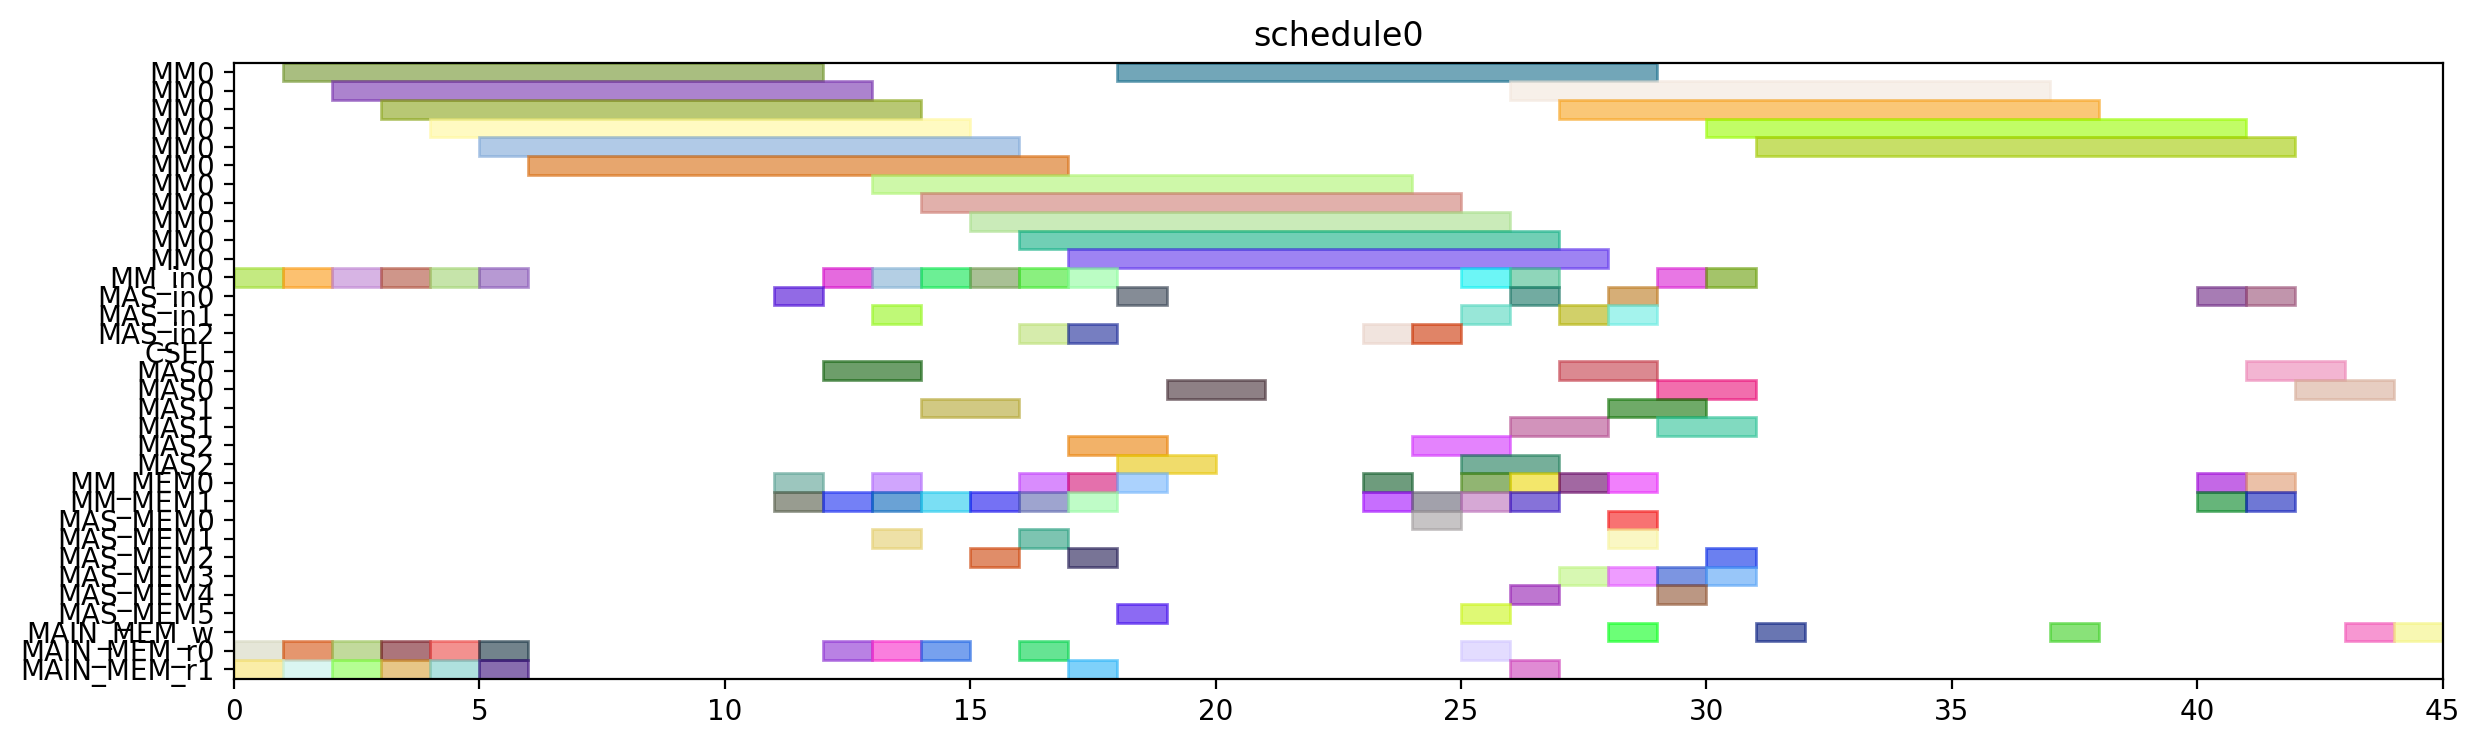

This chart was generated by the following Python code:
from pyschedule import Scenario, solvers, plotters, alt


def solve():
	horizon = 120
	S = Scenario("schedule0", horizon=horizon)

	# resource
	MM = S.Resources('MM', num=1, size=11)
	MM_in = S.Resources('MM_in', num=1)
	MAS_in = S.Resources('MAS_in', num=3)
	CSEL = S.Resource('CSEL')
	MAS = S.Resources('MAS', num=3, size=2, periods=range(1, horizon))
	MM_MEM = S.Resources('MM_MEM', num=2)
	MAS_MEM = S.Resources('MAS_MEM', num=6)
	MAIN_MEM_w = S.Resource('MAIN_MEM_w', size=1)
	MAIN_MEM_r = S.Resources('MAIN_MEM_r', num=2)

	# result of previous scheduling

	# new tasks
	t0 = S.Task('t0', length=11, delay_cost=1)
	t0 += alt(MM)
	t0_in = S.Task('t0_in', length=1, delay_cost=1)
	t0_in += alt(MM_in)
	S += t0_in*MM_in[0]<=t0*MM[0]
	t0_mem0 = S.Task('t0_mem0', length=1, delay_cost=1)
	t0_mem0 += MAIN_MEM_r[0]
	S += t0_mem0 <= t0

	t0_mem1 = S.Task('t0_mem1', length=1, delay_cost=1)
	t0_mem1 += MAIN_MEM_r[1]
	S += t0_mem1 <= t0

	t1 = S.Task('t1', length=11, delay_cost=1)
	t1 += alt(MM)
	t1_in = S.Task('t1_in', length=1, delay_cost=1)
	t1_in += alt(MM_in)
	S += t1_in*MM_in[0]<=t1*MM[0]
	t1_mem0 = S.Task('t1_mem0', length=1, delay_cost=1)
	t1_mem0 += MAIN_MEM_r[0]
	S += t1_mem0 <= t1

	t1_mem1 = S.Task('t1_mem1', length=1, delay_cost=1)
	t1_mem1 += MAIN_MEM_r[1]
	S += t1_mem1 <= t1

	t2 = S.Task('t2', length=11, delay_cost=1)
	t2 += alt(MM)
	t2_in = S.Task('t2_in', length=1, delay_cost=1)
	t2_in += alt(MM_in)
	S += t2_in*MM_in[0]<=t2*MM[0]
	t2_mem0 = S.Task('t2_mem0', length=1, delay_cost=1)
	t2_mem0 += MAIN_MEM_r[0]
	S += t2_mem0 <= t2

	t2_mem1 = S.Task('t2_mem1', length=1, delay_cost=1)
	t2_mem1 += MAIN_MEM_r[1]
	S += t2_mem1 <= t2

	t3 = S.Task('t3', length=11, delay_cost=1)
	t3 += alt(MM)
	t3_in = S.Task('t3_in', length=1, delay_cost=1)
	t3_in += alt(MM_in)
	S += t3_in*MM_in[0]<=t3*MM[0]
	t3_mem0 = S.Task('t3_mem0', length=1, delay_cost=1)
	t3_mem0 += MAIN_MEM_r[0]
	S += t3_mem0 <= t3

	t3_mem1 = S.Task('t3_mem1', length=1, delay_cost=1)
	t3_mem1 += MAIN_MEM_r[1]
	S += t3_mem1 <= t3

	t5 = S.Task('t5', length=11, delay_cost=1)
	t5 += alt(MM)
	t5_in = S.Task('t5_in', length=1, delay_cost=1)
	t5_in += alt(MM_in)
	S += t5_in*MM_in[0]<=t5*MM[0]
	t5_mem0 = S.Task('t5_mem0', length=1, delay_cost=1)
	t5_mem0 += MAIN_MEM_r[0]
	S += t5_mem0 <= t5

	t5_mem1 = S.Task('t5_mem1', length=1, delay_cost=1)
	t5_mem1 += MAIN_MEM_r[1]
	S += t5_mem1 <= t5

	t23 = S.Task('t23', length=11, delay_cost=1)
	t23 += alt(MM)
	t23_in = S.Task('t23_in', length=1, delay_cost=1)
	t23_in += alt(MM_in)
	S += t23_in*MM_in[0]<=t23*MM[0]
	t23_mem0 = S.Task('t23_mem0', length=1, delay_cost=1)
	t23_mem0 += MAIN_MEM_r[0]
	S += t23_mem0 <= t23

	t23_mem1 = S.Task('t23_mem1', length=1, delay_cost=1)
	t23_mem1 += MAIN_MEM_r[1]
	S += t23_mem1 <= t23

	t4 = S.Task('t4', length=2, delay_cost=1)
	t4 += alt(MAS)
	t4_in = S.Task('t4_in', length=1, delay_cost=1)
	t4_in += alt(MAS_in)
	S += t4_in*MAS_in[0]<=t4*MAS[0]

	S += t4_in*MAS_in[1]<=t4*MAS[1]

	S += t4_in*MAS_in[2]<=t4*MAS[2]

	t4_mem0 = S.Task('t4_mem0', length=1, delay_cost=1)
	t4_mem0 += alt(MM_MEM)
	S += (t3*MM[0])-1 < t4_mem0*MM_MEM[0]
	S += t4_mem0 <= t4

	t4_mem1 = S.Task('t4_mem1', length=1, delay_cost=1)
	t4_mem1 += alt(MM_MEM)
	S += (t3*MM[0])-1 < t4_mem1*MM_MEM[1]
	S += t4_mem1 <= t4

	t6 = S.Task('t6', length=2, delay_cost=1)
	t6 += alt(MAS)
	t6_in = S.Task('t6_in', length=1, delay_cost=1)
	t6_in += alt(MAS_in)
	S += t6_in*MAS_in[0]<=t6*MAS[0]

	S += t6_in*MAS_in[1]<=t6*MAS[1]

	S += t6_in*MAS_in[2]<=t6*MAS[2]

	t6_mem0 = S.Task('t6_mem0', length=1, delay_cost=1)
	t6_mem0 += alt(MM_MEM)
	S += (t5*MM[0])-1 < t6_mem0*MM_MEM[0]
	S += t6_mem0 <= t6

	t6_mem1 = S.Task('t6_mem1', length=1, delay_cost=1)
	t6_mem1 += alt(MM_MEM)
	S += (t5*MM[0])-1 < t6_mem1*MM_MEM[1]
	S += t6_mem1 <= t6

	t8 = S.Task('t8', length=11, delay_cost=1)
	t8 += alt(MM)
	t8_in = S.Task('t8_in', length=1, delay_cost=1)
	t8_in += alt(MM_in)
	S += t8_in*MM_in[0]<=t8*MM[0]
	t8_mem0 = S.Task('t8_mem0', length=1, delay_cost=1)
	t8_mem0 += MAIN_MEM_r[0]
	S += t8_mem0 <= t8

	t8_mem1 = S.Task('t8_mem1', length=1, delay_cost=1)
	t8_mem1 += alt(MM_MEM)
	S += (t2*MM[0])-1 < t8_mem1*MM_MEM[1]
	S += t8_mem1 <= t8

	t15 = S.Task('t15', length=11, delay_cost=1)
	t15 += alt(MM)
	t15_in = S.Task('t15_in', length=1, delay_cost=1)
	t15_in += alt(MM_in)
	S += t15_in*MM_in[0]<=t15*MM[0]
	t15_mem0 = S.Task('t15_mem0', length=1, delay_cost=1)
	t15_mem0 += MAIN_MEM_r[0]
	S += t15_mem0 <= t15

	t15_mem1 = S.Task('t15_mem1', length=1, delay_cost=1)
	t15_mem1 += alt(MM_MEM)
	S += (t2*MM[0])-1 < t15_mem1*MM_MEM[1]
	S += t15_mem1 <= t15

	t19 = S.Task('t19', length=2, delay_cost=1)
	t19 += alt(MAS)
	t19_in = S.Task('t19_in', length=1, delay_cost=1)
	t19_in += alt(MAS_in)
	S += t19_in*MAS_in[0]<=t19*MAS[0]

	S += t19_in*MAS_in[1]<=t19*MAS[1]

	S += t19_in*MAS_in[2]<=t19*MAS[2]

	t19_mem0 = S.Task('t19_mem0', length=1, delay_cost=1)
	t19_mem0 += alt(MM_MEM)
	S += (t0*MM[0])-1 < t19_mem0*MM_MEM[0]
	S += t19_mem0 <= t19

	t19_mem1 = S.Task('t19_mem1', length=1, delay_cost=1)
	t19_mem1 += alt(MM_MEM)
	S += (t0*MM[0])-1 < t19_mem1*MM_MEM[1]
	S += t19_mem1 <= t19

	t24 = S.Task('t24', length=2, delay_cost=1)
	t24 += alt(MAS)
	t24_in = S.Task('t24_in', length=1, delay_cost=1)
	t24_in += alt(MAS_in)
	S += t24_in*MAS_in[0]<=t24*MAS[0]

	S += t24_in*MAS_in[1]<=t24*MAS[1]

	S += t24_in*MAS_in[2]<=t24*MAS[2]

	t24_mem0 = S.Task('t24_mem0', length=1, delay_cost=1)
	t24_mem0 += alt(MM_MEM)
	S += (t23*MM[0])-1 < t24_mem0*MM_MEM[0]
	S += t24_mem0 <= t24

	t24_mem1 = S.Task('t24_mem1', length=1, delay_cost=1)
	t24_mem1 += alt(MM_MEM)
	S += (t23*MM[0])-1 < t24_mem1*MM_MEM[1]
	S += t24_mem1 <= t24

	t7 = S.Task('t7', length=11, delay_cost=1)
	t7 += alt(MM)
	t7_in = S.Task('t7_in', length=1, delay_cost=1)
	t7_in += alt(MM_in)
	S += t7_in*MM_in[0]<=t7*MM[0]
	t7_mem0 = S.Task('t7_mem0', length=1, delay_cost=1)
	t7_mem0 += MAIN_MEM_r[0]
	S += t7_mem0 <= t7

	t7_mem1 = S.Task('t7_mem1', length=1, delay_cost=1)
	t7_mem1 += alt(MAS_MEM)
	S += (t6*MAS[0])-1 < t7_mem1*MAS_MEM[1]
	S += (t6*MAS[1])-1 < t7_mem1*MAS_MEM[3]
	S += (t6*MAS[2])-1 < t7_mem1*MAS_MEM[5]
	S += t7_mem1 <= t7

	t14 = S.Task('t14', length=11, delay_cost=1)
	t14 += alt(MM)
	t14_in = S.Task('t14_in', length=1, delay_cost=1)
	t14_in += alt(MM_in)
	S += t14_in*MM_in[0]<=t14*MM[0]
	S += 0<t14

	t14_w = S.Task('t14_w', length=1, delay_cost=1)
	t14_w += alt(MAIN_MEM_w)
	S += t14 <= t14_w

	t14_mem0 = S.Task('t14_mem0', length=1, delay_cost=1)
	t14_mem0 += MAIN_MEM_r[0]
	S += t14_mem0 <= t14

	t14_mem1 = S.Task('t14_mem1', length=1, delay_cost=1)
	t14_mem1 += alt(MAS_MEM)
	S += (t6*MAS[0])-1 < t14_mem1*MAS_MEM[1]
	S += (t6*MAS[1])-1 < t14_mem1*MAS_MEM[3]
	S += (t6*MAS[2])-1 < t14_mem1*MAS_MEM[5]
	S += t14_mem1 <= t14

	t16 = S.Task('t16', length=2, delay_cost=1)
	t16 += alt(MAS)
	t16_in = S.Task('t16_in', length=1, delay_cost=1)
	t16_in += alt(MAS_in)
	S += t16_in*MAS_in[0]<=t16*MAS[0]

	S += t16_in*MAS_in[1]<=t16*MAS[1]

	S += t16_in*MAS_in[2]<=t16*MAS[2]

	t16_mem0 = S.Task('t16_mem0', length=1, delay_cost=1)
	t16_mem0 += alt(MM_MEM)
	S += (t0*MM[0])-1 < t16_mem0*MM_MEM[0]
	S += t16_mem0 <= t16

	t16_mem1 = S.Task('t16_mem1', length=1, delay_cost=1)
	t16_mem1 += alt(MM_MEM)
	S += (t15*MM[0])-1 < t16_mem1*MM_MEM[1]
	S += t16_mem1 <= t16

	t20 = S.Task('t20', length=2, delay_cost=1)
	t20 += alt(MAS)
	t20_in = S.Task('t20_in', length=1, delay_cost=1)
	t20_in += alt(MAS_in)
	S += t20_in*MAS_in[0]<=t20*MAS[0]

	S += t20_in*MAS_in[1]<=t20*MAS[1]

	S += t20_in*MAS_in[2]<=t20*MAS[2]

	t20_mem0 = S.Task('t20_mem0', length=1, delay_cost=1)
	t20_mem0 += alt(MM_MEM)
	S += (t0*MM[0])-1 < t20_mem0*MM_MEM[0]
	S += t20_mem0 <= t20

	t20_mem1 = S.Task('t20_mem1', length=1, delay_cost=1)
	t20_mem1 += alt(MAS_MEM)
	S += (t19*MAS[0])-1 < t20_mem1*MAS_MEM[1]
	S += (t19*MAS[1])-1 < t20_mem1*MAS_MEM[3]
	S += (t19*MAS[2])-1 < t20_mem1*MAS_MEM[5]
	S += t20_mem1 <= t20

	t25 = S.Task('t25', length=11, delay_cost=1)
	t25 += alt(MM)
	t25_in = S.Task('t25_in', length=1, delay_cost=1)
	t25_in += alt(MM_in)
	S += t25_in*MM_in[0]<=t25*MM[0]
	t25_mem0 = S.Task('t25_mem0', length=1, delay_cost=1)
	t25_mem0 += alt(MAS_MEM)
	S += (t24*MAS[0])-1 < t25_mem0*MAS_MEM[0]
	S += (t24*MAS[1])-1 < t25_mem0*MAS_MEM[2]
	S += (t24*MAS[2])-1 < t25_mem0*MAS_MEM[4]
	S += t25_mem0 <= t25

	t25_mem1 = S.Task('t25_mem1', length=1, delay_cost=1)
	t25_mem1 += MAIN_MEM_r[1]
	S += t25_mem1 <= t25

	t26 = S.Task('t26', length=11, delay_cost=1)
	t26 += alt(MM)
	t26_in = S.Task('t26_in', length=1, delay_cost=1)
	t26_in += alt(MM_in)
	S += t26_in*MM_in[0]<=t26*MM[0]
	t26_mem0 = S.Task('t26_mem0', length=1, delay_cost=1)
	t26_mem0 += alt(MAS_MEM)
	S += (t24*MAS[0])-1 < t26_mem0*MAS_MEM[0]
	S += (t24*MAS[1])-1 < t26_mem0*MAS_MEM[2]
	S += (t24*MAS[2])-1 < t26_mem0*MAS_MEM[4]
	S += t26_mem0 <= t26

	t26_mem1 = S.Task('t26_mem1', length=1, delay_cost=1)
	t26_mem1 += alt(MM_MEM)
	S += (t1*MM[0])-1 < t26_mem1*MM_MEM[1]
	S += t26_mem1 <= t26

	t9 = S.Task('t9', length=2, delay_cost=1)
	t9 += alt(MAS)
	t9_in = S.Task('t9_in', length=1, delay_cost=1)
	t9_in += alt(MAS_in)
	S += t9_in*MAS_in[0]<=t9*MAS[0]

	S += t9_in*MAS_in[1]<=t9*MAS[1]

	S += t9_in*MAS_in[2]<=t9*MAS[2]

	t9_mem0 = S.Task('t9_mem0', length=1, delay_cost=1)
	t9_mem0 += alt(MM_MEM)
	S += (t7*MM[0])-1 < t9_mem0*MM_MEM[0]
	S += t9_mem0 <= t9

	t9_mem1 = S.Task('t9_mem1', length=1, delay_cost=1)
	t9_mem1 += alt(MM_MEM)
	S += (t8*MM[0])-1 < t9_mem1*MM_MEM[1]
	S += t9_mem1 <= t9

	t17 = S.Task('t17', length=11, delay_cost=1)
	t17 += alt(MM)
	t17_in = S.Task('t17_in', length=1, delay_cost=1)
	t17_in += alt(MM_in)
	S += t17_in*MM_in[0]<=t17*MM[0]
	S += 0<t17

	t17_w = S.Task('t17_w', length=1, delay_cost=1)
	t17_w += alt(MAIN_MEM_w)
	S += t17 <= t17_w

	t17_mem0 = S.Task('t17_mem0', length=1, delay_cost=1)
	t17_mem0 += MAIN_MEM_r[0]
	S += t17_mem0 <= t17

	t17_mem1 = S.Task('t17_mem1', length=1, delay_cost=1)
	t17_mem1 += alt(MAS_MEM)
	S += (t16*MAS[0])-1 < t17_mem1*MAS_MEM[1]
	S += (t16*MAS[1])-1 < t17_mem1*MAS_MEM[3]
	S += (t16*MAS[2])-1 < t17_mem1*MAS_MEM[5]
	S += t17_mem1 <= t17

	t21 = S.Task('t21', length=2, delay_cost=1)
	t21 += alt(MAS)
	t21_in = S.Task('t21_in', length=1, delay_cost=1)
	t21_in += alt(MAS_in)
	S += t21_in*MAS_in[0]<=t21*MAS[0]

	S += t21_in*MAS_in[1]<=t21*MAS[1]

	S += t21_in*MAS_in[2]<=t21*MAS[2]

	t21_mem0 = S.Task('t21_mem0', length=1, delay_cost=1)
	t21_mem0 += alt(MAS_MEM)
	S += (t20*MAS[0])-1 < t21_mem0*MAS_MEM[0]
	S += (t20*MAS[1])-1 < t21_mem0*MAS_MEM[2]
	S += (t20*MAS[2])-1 < t21_mem0*MAS_MEM[4]
	S += t21_mem0 <= t21

	t21_mem1 = S.Task('t21_mem1', length=1, delay_cost=1)
	t21_mem1 += alt(MM_MEM)
	S += (t15*MM[0])-1 < t21_mem1*MM_MEM[1]
	S += t21_mem1 <= t21

	t27 = S.Task('t27', length=2, delay_cost=1)
	t27 += alt(MAS)
	t27_in = S.Task('t27_in', length=1, delay_cost=1)
	t27_in += alt(MAS_in)
	S += t27_in*MAS_in[0]<=t27*MAS[0]

	S += t27_in*MAS_in[1]<=t27*MAS[1]

	S += t27_in*MAS_in[2]<=t27*MAS[2]

	t27_mem0 = S.Task('t27_mem0', length=1, delay_cost=1)
	t27_mem0 += alt(MM_MEM)
	S += (t26*MM[0])-1 < t27_mem0*MM_MEM[0]
	S += t27_mem0 <= t27

	t27_mem1 = S.Task('t27_mem1', length=1, delay_cost=1)
	t27_mem1 += alt(MM_MEM)
	S += (t26*MM[0])-1 < t27_mem1*MM_MEM[1]
	S += t27_mem1 <= t27

	t10 = S.Task('t10', length=2, delay_cost=1)
	t10 += alt(MAS)
	t10_in = S.Task('t10_in', length=1, delay_cost=1)
	t10_in += alt(MAS_in)
	S += t10_in*MAS_in[0]<=t10*MAS[0]

	S += t10_in*MAS_in[1]<=t10*MAS[1]

	S += t10_in*MAS_in[2]<=t10*MAS[2]

	t10_mem0 = S.Task('t10_mem0', length=1, delay_cost=1)
	t10_mem0 += alt(MM_MEM)
	S += (t1*MM[0])-1 < t10_mem0*MM_MEM[0]
	S += t10_mem0 <= t10

	t10_mem1 = S.Task('t10_mem1', length=1, delay_cost=1)
	t10_mem1 += alt(MAS_MEM)
	S += (t9*MAS[0])-1 < t10_mem1*MAS_MEM[1]
	S += (t9*MAS[1])-1 < t10_mem1*MAS_MEM[3]
	S += (t9*MAS[2])-1 < t10_mem1*MAS_MEM[5]
	S += t10_mem1 <= t10

	t11 = S.Task('t11', length=2, delay_cost=1)
	t11 += alt(MAS)
	t11_in = S.Task('t11_in', length=1, delay_cost=1)
	t11_in += alt(MAS_in)
	S += t11_in*MAS_in[0]<=t11*MAS[0]

	S += t11_in*MAS_in[1]<=t11*MAS[1]

	S += t11_in*MAS_in[2]<=t11*MAS[2]

	t11_mem0 = S.Task('t11_mem0', length=1, delay_cost=1)
	t11_mem0 += alt(MM_MEM)
	S += (t1*MM[0])-1 < t11_mem0*MM_MEM[0]
	S += t11_mem0 <= t11

	t11_mem1 = S.Task('t11_mem1', length=1, delay_cost=1)
	t11_mem1 += alt(MAS_MEM)
	S += (t9*MAS[0])-1 < t11_mem1*MAS_MEM[1]
	S += (t9*MAS[1])-1 < t11_mem1*MAS_MEM[3]
	S += (t9*MAS[2])-1 < t11_mem1*MAS_MEM[5]
	S += t11_mem1 <= t11

	t22 = S.Task('t22', length=11, delay_cost=1)
	t22 += alt(MM)
	t22_in = S.Task('t22_in', length=1, delay_cost=1)
	t22_in += alt(MM_in)
	S += t22_in*MM_in[0]<=t22*MM[0]
	t22_mem0 = S.Task('t22_mem0', length=1, delay_cost=1)
	t22_mem0 += alt(MAS_MEM)
	S += (t21*MAS[0])-1 < t22_mem0*MAS_MEM[0]
	S += (t21*MAS[1])-1 < t22_mem0*MAS_MEM[2]
	S += (t21*MAS[2])-1 < t22_mem0*MAS_MEM[4]
	S += t22_mem0 <= t22

	t22_mem1 = S.Task('t22_mem1', length=1, delay_cost=1)
	t22_mem1 += MAIN_MEM_r[1]
	S += t22_mem1 <= t22

	new_PZ = S.Task('new_PZ', length=2, delay_cost=1)
	new_PZ += alt(MAS)
	new_PZ_in = S.Task('new_PZ_in', length=1, delay_cost=1)
	new_PZ_in += alt(MAS_in)
	S += new_PZ_in*MAS_in[0]<=new_PZ*MAS[0]

	S += new_PZ_in*MAS_in[1]<=new_PZ*MAS[1]

	S += new_PZ_in*MAS_in[2]<=new_PZ*MAS[2]

	S += 0<new_PZ

	new_PZ_w = S.Task('new_PZ_w', length=1, delay_cost=1)
	new_PZ_w += alt(MAIN_MEM_w)
	S += new_PZ <= new_PZ_w

	new_PZ_mem0 = S.Task('new_PZ_mem0', length=1, delay_cost=1)
	new_PZ_mem0 += alt(MAS_MEM)
	S += (t27*MAS[0])-1 < new_PZ_mem0*MAS_MEM[0]
	S += (t27*MAS[1])-1 < new_PZ_mem0*MAS_MEM[2]
	S += (t27*MAS[2])-1 < new_PZ_mem0*MAS_MEM[4]
	S += new_PZ_mem0 <= new_PZ

	new_PZ_mem1 = S.Task('new_PZ_mem1', length=1, delay_cost=1)
	new_PZ_mem1 += alt(MAS_MEM)
	S += (t27*MAS[0])-1 < new_PZ_mem1*MAS_MEM[1]
	S += (t27*MAS[1])-1 < new_PZ_mem1*MAS_MEM[3]
	S += (t27*MAS[2])-1 < new_PZ_mem1*MAS_MEM[5]
	S += new_PZ_mem1 <= new_PZ

	t12 = S.Task('t12', length=11, delay_cost=1)
	t12 += alt(MM)
	t12_in = S.Task('t12_in', length=1, delay_cost=1)
	t12_in += alt(MM_in)
	S += t12_in*MM_in[0]<=t12*MM[0]
	t12_mem0 = S.Task('t12_mem0', length=1, delay_cost=1)
	t12_mem0 += alt(MAS_MEM)
	S += (t10*MAS[0])-1 < t12_mem0*MAS_MEM[0]
	S += (t10*MAS[1])-1 < t12_mem0*MAS_MEM[2]
	S += (t10*MAS[2])-1 < t12_mem0*MAS_MEM[4]
	S += t12_mem0 <= t12

	t12_mem1 = S.Task('t12_mem1', length=1, delay_cost=1)
	t12_mem1 += alt(MAS_MEM)
	S += (t11*MAS[0])-1 < t12_mem1*MAS_MEM[1]
	S += (t11*MAS[1])-1 < t12_mem1*MAS_MEM[3]
	S += (t11*MAS[2])-1 < t12_mem1*MAS_MEM[5]
	S += t12_mem1 <= t12

	t13 = S.Task('t13', length=11, delay_cost=1)
	t13 += alt(MM)
	t13_in = S.Task('t13_in', length=1, delay_cost=1)
	t13_in += alt(MM_in)
	S += t13_in*MM_in[0]<=t13*MM[0]
	t13_mem0 = S.Task('t13_mem0', length=1, delay_cost=1)
	t13_mem0 += alt(MAS_MEM)
	S += (t4*MAS[0])-1 < t13_mem0*MAS_MEM[0]
	S += (t4*MAS[1])-1 < t13_mem0*MAS_MEM[2]
	S += (t4*MAS[2])-1 < t13_mem0*MAS_MEM[4]
	S += t13_mem0 <= t13

	t13_mem1 = S.Task('t13_mem1', length=1, delay_cost=1)
	t13_mem1 += alt(MAS_MEM)
	S += (t10*MAS[0])-1 < t13_mem1*MAS_MEM[1]
	S += (t10*MAS[1])-1 < t13_mem1*MAS_MEM[3]
	S += (t10*MAS[2])-1 < t13_mem1*MAS_MEM[5]
	S += t13_mem1 <= t13

	new_PY = S.Task('new_PY', length=2, delay_cost=1)
	new_PY += alt(MAS)
	new_PY_in = S.Task('new_PY_in', length=1, delay_cost=1)
	new_PY_in += alt(MAS_in)
	S += new_PY_in*MAS_in[0]<=new_PY*MAS[0]

	S += new_PY_in*MAS_in[1]<=new_PY*MAS[1]

	S += new_PY_in*MAS_in[2]<=new_PY*MAS[2]

	S += 0<new_PY

	new_PY_w = S.Task('new_PY_w', length=1, delay_cost=1)
	new_PY_w += alt(MAIN_MEM_w)
	S += new_PY <= new_PY_w

	new_PY_mem0 = S.Task('new_PY_mem0', length=1, delay_cost=1)
	new_PY_mem0 += alt(MM_MEM)
	S += (t12*MM[0])-1 < new_PY_mem0*MM_MEM[0]
	S += new_PY_mem0 <= new_PY

	new_PY_mem1 = S.Task('new_PY_mem1', length=1, delay_cost=1)
	new_PY_mem1 += alt(MM_MEM)
	S += (t22*MM[0])-1 < new_PY_mem1*MM_MEM[1]
	S += new_PY_mem1 <= new_PY

	new_PX = S.Task('new_PX', length=2, delay_cost=1)
	new_PX += alt(MAS)
	new_PX_in = S.Task('new_PX_in', length=1, delay_cost=1)
	new_PX_in += alt(MAS_in)
	S += new_PX_in*MAS_in[0]<=new_PX*MAS[0]

	S += new_PX_in*MAS_in[1]<=new_PX*MAS[1]

	S += new_PX_in*MAS_in[2]<=new_PX*MAS[2]

	S += 0<new_PX

	new_PX_w = S.Task('new_PX_w', length=1, delay_cost=1)
	new_PX_w += alt(MAIN_MEM_w)
	S += new_PX <= new_PX_w

	new_PX_mem0 = S.Task('new_PX_mem0', length=1, delay_cost=1)
	new_PX_mem0 += alt(MM_MEM)
	S += (t13*MM[0])-1 < new_PX_mem0*MM_MEM[0]
	S += new_PX_mem0 <= new_PX

	new_PX_mem1 = S.Task('new_PX_mem1', length=1, delay_cost=1)
	new_PX_mem1 += alt(MM_MEM)
	S += (t25*MM[0])-1 < new_PX_mem1*MM_MEM[1]
	S += new_PX_mem1 <= new_PX

	solvers.mip.solve(S,msg=1,kind='CPLEX',ratio_gap=1.01)

	solution = [['hoge']*len(S.solution()[1]) for i in range(len(S.solution()))]
	for i in range(len(S.solution())):
		for j in range(len(S.solution()[i])):
			solution[i][j]=str(S.solution()[i][j])
	print(solution)

	cycles = int(solution[-1][3])

	pic_file_name = "/mnt/rose/usr1/fukuda/ABE/multiRAM_multiMAS_16mux/scheduling_result/stage11MM1_stage2MAS3/EP_DBL_A_ANY/schedule0.png"
	if(S.solution() != []):
		plotters.matplotlib.plot(S,img_filename=pic_file_name, show_task_labels=False, fig_size=(cycles*0.25+3, 4))

	return solution
